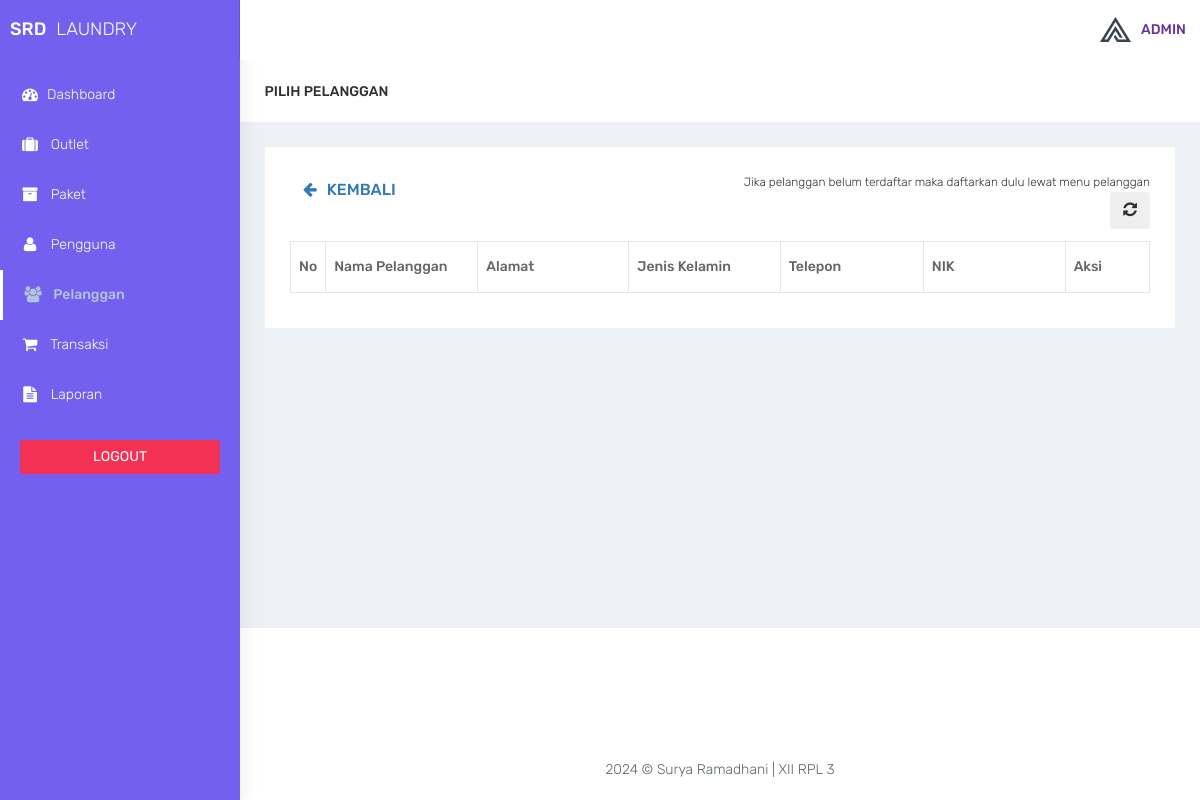
The page /admin/transaksi_cari_member.php (signed in) on the database as committed earlier.
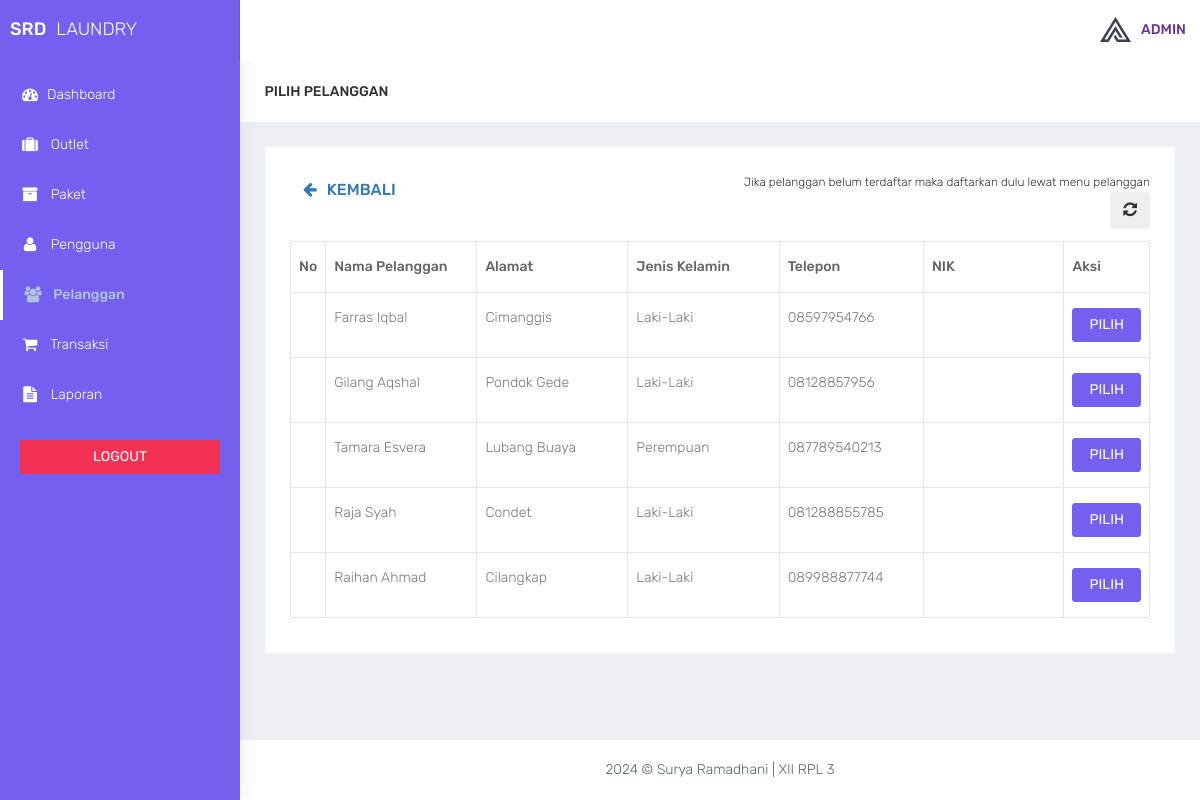
The same page on the database as committed later.
### tables this page shows
CREATE TABLE `member` (
  `id_member` int(11) NOT NULL,
  `nama_member` varchar(100) DEFAULT NULL,
  `alamat_member` text DEFAULT NULL,
  `jenis_kelamin` enum('Laki-Laki','Perempuan') DEFAULT NULL,
  `telp_member` varchar(15) DEFAULT NULL
);

### admin/functions.php (called while the page is built, shortened)
<?php
function ambildata($conn, $query)
{
    $data = mysqli_query($conn, $query);
    if (mysqli_num_rows($data) > 0) {
        while ($row = mysqli_fetch_assoc($data)) {
            $hasil[] = $row;
        }
        return $hasil;
    }
}

### admin/transaksi_cari_member.php (the view, shortened to what this page needs)
<?php
require 'functions.php';
require 'layout_header.php';
$query = 'SELECT * FROM member';
$data = ambildata($conn, $query);
?>
<div class="container-fluid">
    <div class="row bg-title">
        <div class="col-lg-3 col-md-4 col-sm-4 col-xs-12">
            <h4 class="page-title">Pilih Pelanggan</h4>
        </div>
    </div>
    <div class="row">
        <div class="col-md-12 col-lg-12 col-sm-12 col-xs-12">
            <div class="white-box">
                <div class="row">
                    <div class="col-md-6">
                        <a href="transaksi.php" class="btn btn-secondary box-title"><i class="fa fa-arrow-left fa-fw"></i> Kembali</a>
                    </div>
                    <div class="col-md-6 text-right">
                        <small>Jika pelanggan belum terdaftar maka daftarkan dulu lewat menu pelanggan</small>
                        <button id="btn-refresh" class="btn btn-dark box-title text-right" title="Refresh Data"><i class="fa fa-refresh" id="ic-refresh"></i></button>
                    </div>
                </div>
                <div class="table-responsive">
                    <table class="table table-bordered thead-dark" id="table">
                        <thead class="thead-dark">
                            <tr>
                                <th width="2%">No</th>
                                <th width="18%">Nama Pelanggan</th>
                                <th width="18%">Alamat</th>
                                <th width="18%">Jenis Kelamin</th>
                                <th width="17%">Telepon</th>
                                <th width="17%">NIK</th>
                                <th width="10%">Aksi</th>
                            </tr>
                        </thead>
                        <tbody>
                            <?php foreach ($data as $member) : ?>
                                <tr>
                                    <td align="center"></td>
                                    <td><?= $member['nama_member'] ?></td>
                                    <td><?= $member['alamat_member'] ?></td>
                                    <td><?= $member['jenis_kelamin'] ?></td>
                                    <td><?= $member['telp_member'] ?></td>
                                    <td><?= $member['no_ktp'] ?></td>
                                    <td align="center">
                                        <a href="transaksi_cari_outlet.php?id=<?= $member['id_member']; ?>" data-toggle="tooltip" data-placement="bottom" title="Pilih" class="btn btn-primary btn-block"> PILIH</a>
                                    </td>
                                </tr>
                            <?php endforeach; ?>
                        </tbody>
                    </table>
                </div>
            </div>
        </div>
    </div>
</div>
<?php
require 'layout_footer.php';

Rows that differ between the two databases and show on the page:
added member: nama_member "Farras Iqbal", alamat_member "Cimanggis", jenis_kelamin "Laki-Laki", telp_member "08597954766"
added member: nama_member "Gilang Aqshal", alamat_member "Pondok Gede", jenis_kelamin "Laki-Laki", telp_member "08128857956"
added member: nama_member "Tamara Esvera", alamat_member "Lubang Buaya", jenis_kelamin "Perempuan", telp_member "087789540213"
added member: nama_member "Raja Syah", alamat_member "Condet", jenis_kelamin "Laki-Laki", telp_member "081288855785"
added member: nama_member "Raihan Ahmad", alamat_member "Cilangkap", jenis_kelamin "Laki-Laki", telp_member "089988877744"
